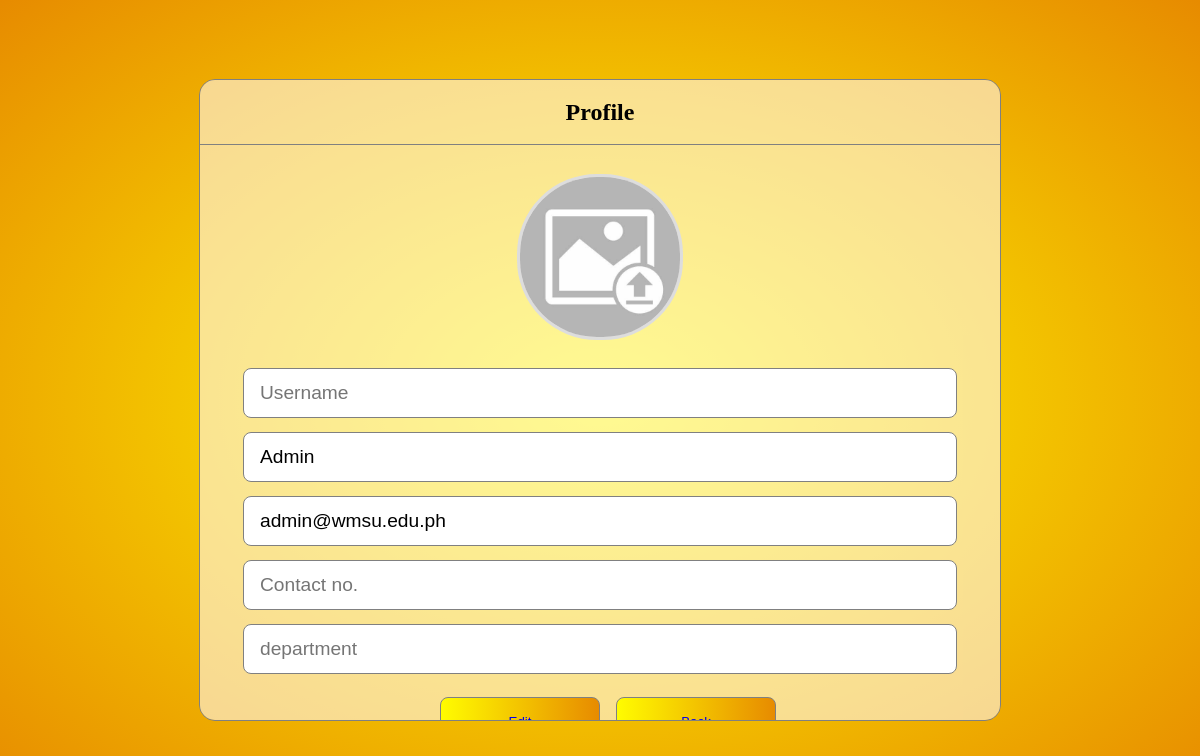
/admin panel/userProfile.php?id=1 (signed in), run on an earlier commit of the app's database.
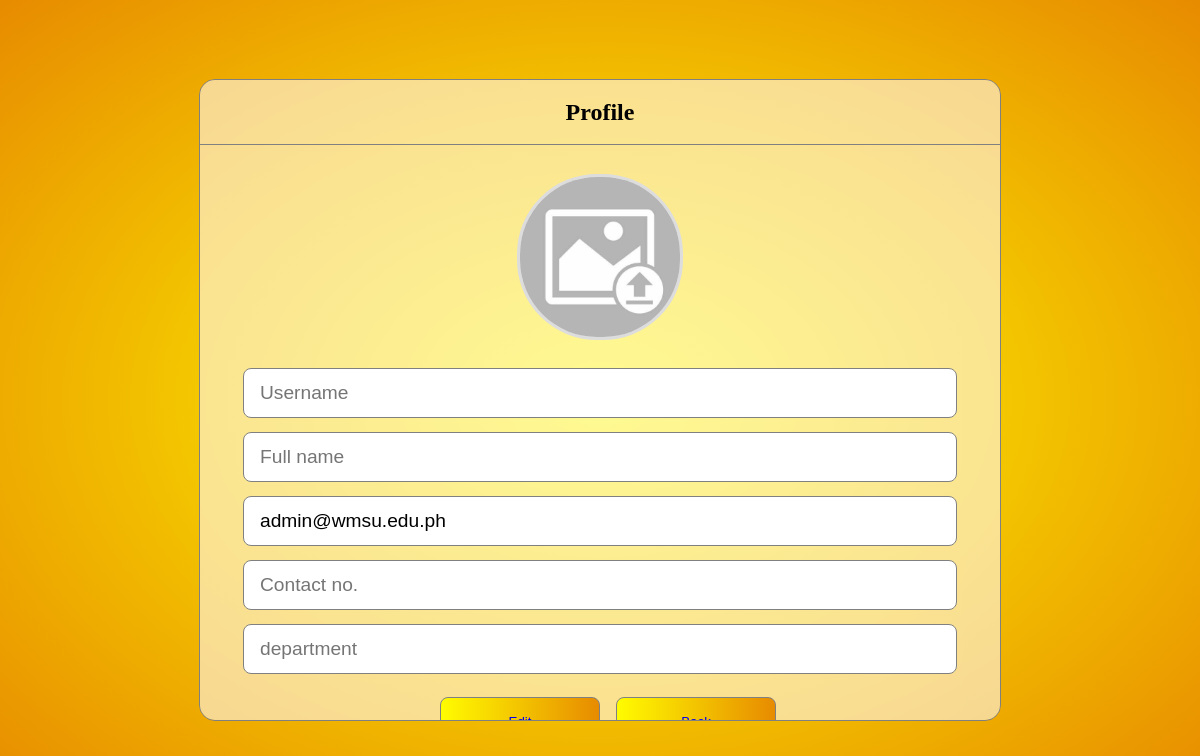
And on a later commit of the database.
### tables this page shows
CREATE TABLE `users` (
  `id` int(11) NOT NULL,
  `fullname` varchar(255) NOT NULL,
  `email` varchar(255) NOT NULL,
  `password` varchar(255) NOT NULL,
  `role` enum('admin','user','anonymous') NOT NULL DEFAULT 'anonymous',
  `contact` varchar(15) DEFAULT NULL,
  `department` varchar(255) DEFAULT NULL,
  `profile_img` varchar(255) DEFAULT NULL
);

### admin panel/userProfile.php (the view, shortened to what this page needs)
<?php
include_once "../dbConfig/dbconnect.php";
$userID = isset($_GET['id']) ? $_GET['id'] : null;
function getUserInfo($conn, $userID) {
    $sql = "SELECT * FROM users WHERE id = '$userID'";
    $result = $conn->query($sql);
    if ($result && $result->num_rows > 0) {
        return $result->fetch_assoc();
    } else {
        return null;
    }
}
$userInfo = getUserInfo($conn, $userID);
?>
<!DOCTYPE html>
<html lang="en">
<head>
    <link rel="stylesheet" href="../assets/css/addOtherInfor.css">
    <link rel="stylesheet" href="../assets/css/editProfile.css">
</head>
<body id="body">
    <div class="container">
        <div class="subContainer">
            <div class="textContainer">
                <p class="text">Profile</p>
            </div>
            <form class="warrantyContainer1" method="POST"  action="../admin panel/editProfile.php?id=<?php echo $userID; ?>">
                <div class="imageContainer">
                    <div class="subImageContainer">
                        <?php
                            if (!empty($userInfo['profile_img'])) {
                                echo '<img class="uploadImage" src="../uploads/' . $userInfo['profile_img'] . '" alt="Profile Image">';
                            } else {
                                echo '<img class="uploadImage" src="../assets/img/img_placeholder.jpg" alt="Mountain Placeholder">';
                            }
                        ?>
                    </div>
                </div>
                <div class="subWarrantyContainer">
                    <div class="startWarrantyContainer">
                        <input class="startWarranty" name="usename" type="text" placeholder="Username" value="<?php echo $userInfo['username'] ?? ''; ?>" readonly>
                    </div>
                    <div class="startWarrantyContainer">
                        <input class="startWarranty" name="fullname" type="text" placeholder="Full name" value="<?php echo $userInfo['fullname'] ?? ''; ?>" readonly>
                    </div>
                    <div class="startWarrantyContainer">
                        <input class="startWarranty" name="email" type="email" placeholder="Email" value="<?php echo $userInfo['email'] ?? ''; ?>" readonly>
                    </div>
                    <div class="startWarrantyContainer">
                        <input class="startWarranty" name="contact" type="number" placeholder="Contact no." value="<?php echo $userInfo['contact'] ?? ''; ?>" readonly>
                    </div>
                    <div class="startWarrantyContainer">
                        <input class="startWarranty" name="department" type="text" placeholder="department" value="<?php echo $userInfo['department'] ?? ''; ?>" readonly>
                    </div>
                </div>
                <div class="buttonContainer1">
                    <a href="../admin panel/edrritProfile.php?id=<?php echo $userID; ?>">
                        <button class="button" id="btn1"><a href="../admin panel/editProfile.php?id=<?php echo $userID; ?>">Edit</a></button>
                    </a>
                    <button class="button" id="btn2"><a href="../admin panel/setting.php?id=<?php echo $userID; ?>">Back </a></button>
                </div>
            </form>
        </div>
    </div>
</body>
</html>

### assets/css/addOtherInfor.css (style rules this page uses)
* { margin: 0; padding: 0; }
body { background: radial-gradient(rgb(255,252,0), rgb(231, 139, 0)); }
.container { height: 100vh; width: 100%; display: flex; justify-content: center; align-items: center; flex-direction: column; }
.subContainer { height: 80%; width: 90%; border-radius: 1rem; background-color: rgba(255, 250, 250, 0.582); border: solid gray 1px; overflow: auto; }
.textContainer { width: 100%; height: 4rem; display: flex; justify-content: center; align-items: center; border-bottom: solid gray 1px; margin-bottom: 0.5rem; }
.text { color: black; font-size: 1.5rem; font-weight: bold; }
.imageContainer { height: 13rem; display: flex; justify-content: center; flex-direction: column; }
.subImageContainer { height: 10rem; width: 100%; display: flex; justify-content: center; align-items: center; }
.uploadImage { height: 100%; width: 10rem; background-color: snow; border: #ddd solid 0.2rem; }
.subWarrantyContainer { height: 8rem; }
.startWarrantyContainer { height: 4rem; display: flex; justify-content: center; align-items: center; }
.startWarranty { height: 3rem; width: 87%; border-radius: 0.5rem; border: solid gray 1px; padding-left: 1rem; font-size: 1.2rem; }
.button { width: 10rem; height: 3rem; border-radius: 0.5rem; border: solid gray 1px; background: linear-gradient(to right, rgb(255,252,0), rgb(231, 139, 0)); cursor: pointer; }
@media only screen and (min-width: 1025px) and (max-width: 1440px) { .subContainer { width: 50rem; } }

### assets/css/editProfile.css (style rules this page uses)
.buttonContainer1 { height: 4rem; width: 100%; display: flex; justify-content: center; align-items: center; column-gap: 1rem; margin-top: 10rem; }
.buttonContainer1 button { margin-top: 5rem; }
.uploadImage { border-radius: 5rem; }

What changed in the data, as far as the page shows it:
changed users "admin@wmsu.edu.ph": fullname "Admin" → (not shown)
